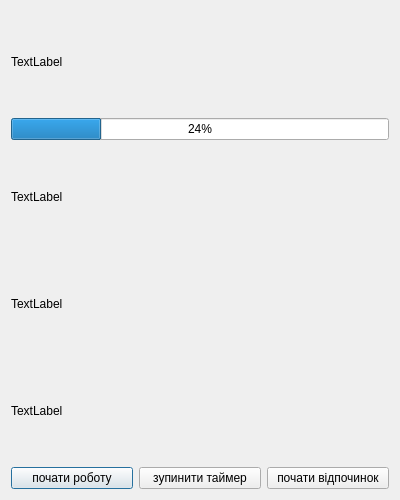
<?xml version="1.0" encoding="UTF-8"?>
<ui version="4.0">
 <class>PomodoroDialog</class>
 <widget class="QDialog" name="PomodoroDialog">
  <property name="geometry">
   <rect>
    <x>0</x>
    <y>0</y>
    <width>400</width>
    <height>500</height>
   </rect>
  </property>
  <property name="windowTitle">
   <string>Помодоро</string>
  </property>
  <layout class="QVBoxLayout" name="verticalLayout">
   <item>
    <widget class="QLabel" name="charachterLb">
     <property name="text">
      <string>TextLabel</string>
     </property>
    </widget>
   </item>
   <item>
    <widget class="QProgressBar" name="pomodoroProgressBar">
     <property name="value">
      <number>24</number>
     </property>
    </widget>
   </item>
   <item>
    <widget class="QLabel" name="StateLb">
     <property name="text">
      <string>TextLabel</string>
     </property>
    </widget>
   </item>
   <item>
    <widget class="QLabel" name="workTimeLb">
     <property name="text">
      <string>TextLabel</string>
     </property>
    </widget>
   </item>
   <item>
    <widget class="QLabel" name="ResTimelb">
     <property name="text">
      <string>TextLabel</string>
     </property>
    </widget>
   </item>
   <item>
    <layout class="QHBoxLayout" name="horizontalLayout">
     <item>
      <widget class="QPushButton" name="startWorkTimerBtn">
       <property name="text">
        <string>почати роботу</string>
       </property>
      </widget>
     </item>
     <item>
      <widget class="QPushButton" name="stopTimerBtn">
       <property name="text">
        <string>зупинити таймер</string>
       </property>
      </widget>
     </item>
     <item>
      <widget class="QPushButton" name="startRestTimerBtn">
       <property name="text">
        <string>почати відпочинок</string>
       </property>
      </widget>
     </item>
    </layout>
   </item>
  </layout>
 </widget>
 <resources/>
 <connections/>
</ui>
